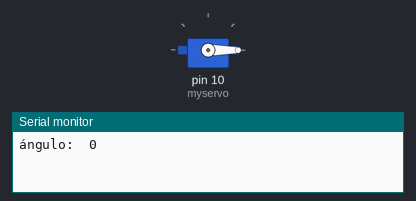
Recording of a sketch running on a simulated Arduino Uno, built with avr-gcc and run on an emulated ATmega328P. On the bench: servo, the last lines printed to the serial monitor.

Above: at 0.05 s.
At 4.0 s:
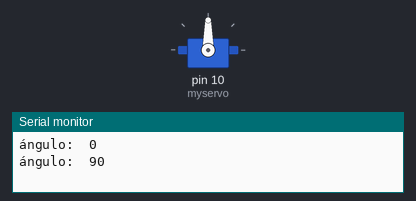
Timing chart, 0 to 5.2 s (numbered marks = the images above):
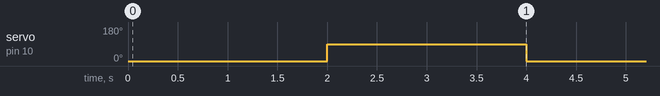

The sketch:

servo.ino
```cpp
//LIBRARIES:
#include <Servo.h>

Servo myservo;  //creamos un objeto servo.
int angulo;

void setup(){
  myservo.attach(10);  // asignamos el pin 3 al servo.
  Serial.begin(9600); // iniciamos el puerto serial
}


void loop() {

  angulo= 0;
  myservo.write(angulo);
  Serial.print("ángulo:  ");
  Serial.println(angulo);
  delay(2000);

  angulo= 90;
  myservo.write(angulo);
  Serial.print("ángulo:  ");
  Serial.println(angulo);
  delay(2000);

  angulo= 0;
  myservo.write(angulo);
  Serial.print("ángulo:  ");
  Serial.println(angulo);
  delay(2000);

  angulo= 90;
  myservo.write(angulo);
  Serial.print("ángulo:  ");
  Serial.println(angulo);
  delay(2000);
}
```

Measured:
- by itself, servo on pin 10 (myservo): alternates 90° for 2.0 s and 0° for 2.0 s
